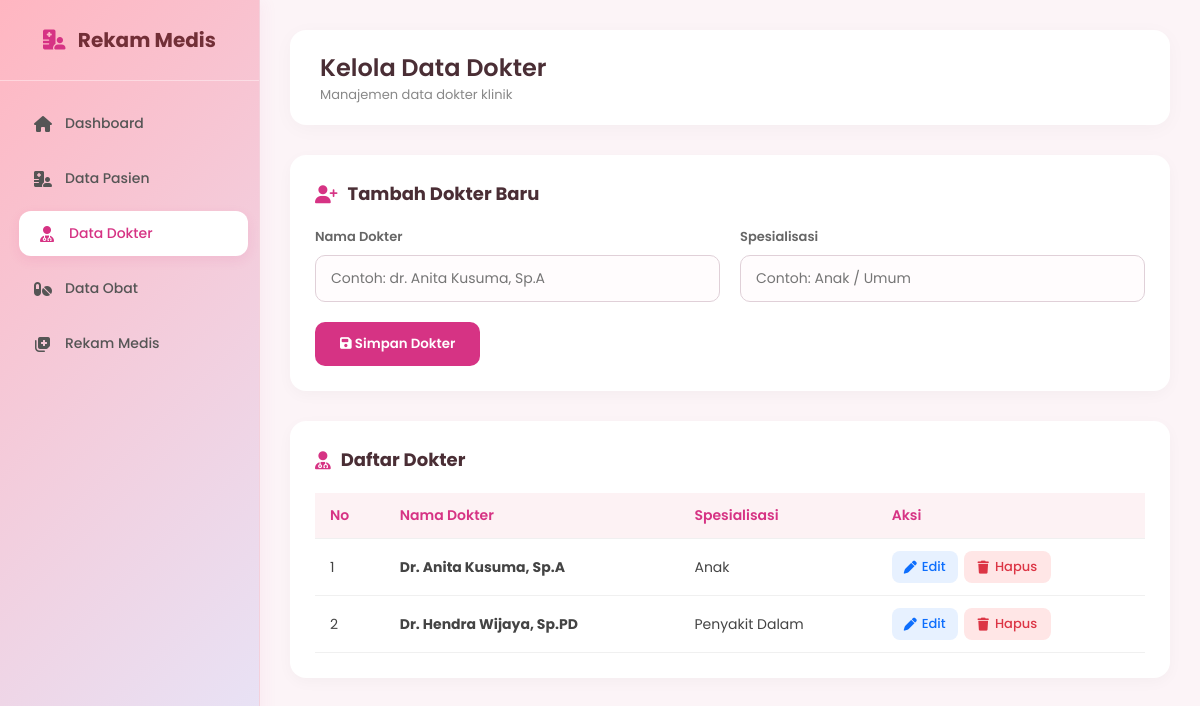
Screenshot of /dokter.php with the database file from the repository.
### tables this page shows
CREATE TABLE `dokter` (
  `id_dokter` int(11) NOT NULL,
  `nama_dokter` varchar(100) NOT NULL,
  `spesialisasi` varchar(50) NOT NULL
);

### dokter.php (the view, shortened to what this page needs)
<?php
include 'koneksi.php';
$edit_Data = null;
?>
<!DOCTYPE html>
<html lang="id">
<head>
    <link rel="stylesheet" href="https://cdnjs.cloudflare.com/ajax/libs/font-awesome/6.4.0/css/all.min.css">
</head>
<body>
    <div class="sidebar">
        <div class="sidebar-brand">
            <i class="fa-solid fa-hospital-user"></i> Rekam Medis
        </div>
        <ul class="sidebar-menu">
            <li><a href="index.php"><i class="fa-solid fa-house"></i> Dashboard</a></li>
            <li><a href="pasien.php"><i class="fa-solid fa-hospital-user"></i> Data Pasien</a></li>
            <li><a href="dokter.php" class="active"><i class="fa-solid fa-user-doctor"></i> Data Dokter</a></li>
            <li><a href="obat.php"><i class="fa-solid fa-pills"></i> Data Obat</a></li>
            <li><a href="rekam_medis.php"><i class="fa-solid fa-notes-medical"></i> Rekam Medis</a></li>
        </ul>
    </div>
    <div class="main-content">
        <header>
            <div>
                <h1>Kelola Data Dokter</h1>
                <p style="font-size: 13px; color: #888;">Manajemen data dokter klinik</p>
            </div>
        </header>
        <div class="content-card">
            <h3>
                <i class="fa-solid <?= $edit_Data ? 'fa-user-pen' : 'fa-user-plus'; ?>" style="color: #d63384;"></i>
                <?= $edit_Data ? 'Edit Data Dokter' : 'Tambah Dokter Baru'; ?>
            </h3>
            <form method="POST">
                <div class="form-group">
                    <label>Nama Dokter</label>
                    <input type="text" name="nama_dokter" placeholder="Contoh: dr. Anita Kusuma, Sp.A" value="<?= $edit_Data['nama_dokter'] ?? ''; ?>" required>
                </div>
                <div class="form-group">
                    <label>Spesialisasi</label>
                    <input type="text" name="spesialisasi" placeholder="Contoh: Anak / Umum" value="<?= $edit_Data['spesialisasi'] ?? ''; ?>" required>
                </div>
                <div style="display: flex; grid-column: 1 / -1;">
                    <?php if ($edit_Data): ?>
                        <button type="submit" name="update"><i class="fa-solid fa-pen-to-square"></i> Update Dokter</button>
                        <a href="dokter.php" class="btn-batal">Batal</a>
                    <?php else: ?>
                        <button type="submit" name="tambah"><i class="fa-solid fa-floppy-disk"></i> Simpan Dokter</button>
                    <?php endif; ?>
                </div>
            </form>
        </div>
        <div class="content-card">
            <h3><i class="fa-solid fa-user-doctor" style="color: #d63384;"></i> Daftar Dokter</h3>
            <table>
                <thead>
                    <tr>
                        <th>No</th>
                        <th>Nama Dokter</th>
                        <th>Spesialisasi</th>
                        <th>Aksi</th>
                    </tr>
                </thead>
                <tbody>
                    <?php
                    $no = 1;
                    $data = mysqli_query($koneksi, "SELECT * FROM dokter");
                    while ($d = mysqli_fetch_assoc($data)) {
                    ?>
                    <tr>
                        <td><?= $no++; ?></td>
                        <td><b><?= $d['nama_dokter']; ?></b></td>
                        <td><?= $d['spesialisasi']; ?></td>
                        <td>
                            <div class="btn-action-group">
                                <a href="dokter.php?edit=<?= $d['id_dokter']; ?>" class="btn-edit"><i class="fa-solid fa-pen"></i> Edit</a>
                                <button onclick="konfirmasiHapus(<?= $d['id_dokter']; ?>)" class="btn-delete"><i class="fa-solid fa-trash"></i> Hapus</button>
                            </div>
                        </td>
                    </tr>
                    <?php } ?>
                </tbody>
            </table>
        </div>
    </div>
</body>
</html>

### dokter.php (style rules this page uses)
* { margin: 0; padding: 0; box-sizing: border-box; font-family: 'Poppins', sans-serif; }
body { background-color: #fcf4f7; color: #444; display: flex; min-height: 100vh; }
.sidebar { width: 260px; background: linear-gradient(135deg, #ffb6c1, #e6e6fa); border-right: 1px solid #f3d1dc; display: flex; flex-direction: column; position: fixed; height: 100%; box-shadow: 4px 0 15px rgba(214, 51, 132, 0.05); }
.sidebar-brand { padding: 25px 20px; text-align: center; font-size: 20px; font-weight: 700; color: #722f37; border-bottom: 1px solid rgba(255,255,255,0.4); }
.sidebar-brand i { color: #d63384; margin-right: 8px; }
.sidebar-menu { list-style: none; padding: 20px 15px; }
.sidebar-menu li { margin-bottom: 10px; }
.sidebar-menu a { display: flex; align-items: center; gap: 12px; padding: 12px 18px; color: #555; text-decoration: none; font-weight: 500; font-size: 14px; border-radius: 12px; transition: all 0.3s ease; }
.sidebar-menu a:hover, .sidebar-menu a.active { background: #ffffff; color: #d63384; box-shadow: 0 4px 12px rgba(214, 51, 132, 0.1); transform: translateX(4px); }
.sidebar-menu a i { font-size: 16px; width: 20px; text-align: center; }
.main-content { margin-left: 260px; flex: 1; padding: 30px; }
header { display: flex; justify-content: space-between; align-items: center; background: #ffffff; padding: 20px 30px; border-radius: 16px; box-shadow: 0 4px 20px rgba(0,0,0,0.03); margin-bottom: 30px; }
header h1 { font-size: 24px; color: #4a2e35; font-weight: 600; }
.content-card { background: #ffffff; padding: 25px; border-radius: 16px; box-shadow: 0 4px 15px rgba(0,0,0,0.03); margin-bottom: 30px; }
.content-card h3 { font-size: 18px; color: #4a2e35; margin-bottom: 20px; display: flex; align-items: center; gap: 10px; }
form { display: grid; grid-template-columns: repeat(auto-fit, minmax(280px, 1fr)); gap: 20px; }
.form-group { display: flex; flex-direction: column; gap: 8px; }
label { font-size: 13px; font-weight: 600; color: #666; }
input { width: 100%; padding: 12px 15px; border: 1px solid #e0d0d8; border-radius: 10px; font-size: 14px; background: #fffcfd; outline: none; transition: border-color 0.3s; }
button, .btn-batal { background: #d63384; color: white; border: none; padding: 12px 25px; border-radius: 10px; font-weight: 600; cursor: pointer; transition: background 0.3s; grid-column: 1 / -1; width: max-content; text-decoration: none; display: inline-block; text-align: center; }
table { width: 100%; border-collapse: collapse; margin-top: 10px; }
table th, table td { padding: 12px 15px; text-align: left; font-size: 14px; border-bottom: 1px solid #f0f0f0; }
table th { background-color: #fdf2f4; color: #d63384; font-weight: 600; }
.btn-action-group { display: flex; gap: 6px; }
.btn-edit { color: #0d6efd; background: #e7f1ff; padding: 6px 12px; border-radius: 8px; text-decoration: none; font-size: 13px; font-weight: 500; display: inline-flex; align-items: center; gap: 5px; transition: background 0.3s; }
.btn-delete { color: #dc3545; background: #ffe6e6; padding: 6px 14px; border-radius: 8px; text-decoration: none; font-size: 13px; font-weight: 500; display: inline-flex; align-items: center; gap: 6px; transition: background 0.3s; border: none; cursor: pointer; }

### rows the page displays
dokter: nama_dokter "Dr. Anita Kusuma, Sp.A", spesialisasi "Anak"
dokter: nama_dokter "Dr. Hendra Wijaya, Sp.PD", spesialisasi "Penyakit Dalam"
